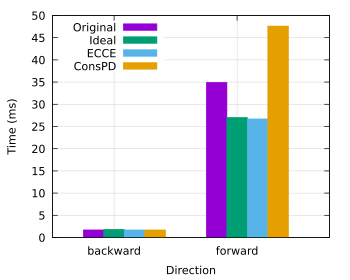

The gnuplot source for this figure:
set datafile separator ','

set terminal pdf size 3.5, 2.8
set output 'da700.pdf'

set style data histogram  
set style fill solid

set size ratio 0.8

set xrange [0.5:2.75]

set ylabel 'Time (ms)' # label for the Y axis
set xlabel 'Direction' # label for the X axis

set key left top

set style line 100 lt 1 lc rgb "grey" lw 0.5 # linestyle for the grid
set grid ls 100 # enable grid with specific linestyle

plot 'da700.csv' u 2:xtic(1) title "Original", 'da700.csv' u 3:xtic(1) title "Ideal",'da700.csv' u 4:xtic(1) title "ECCE", 'da700.csv' u 5:xtic(1) title "ConsPD"
